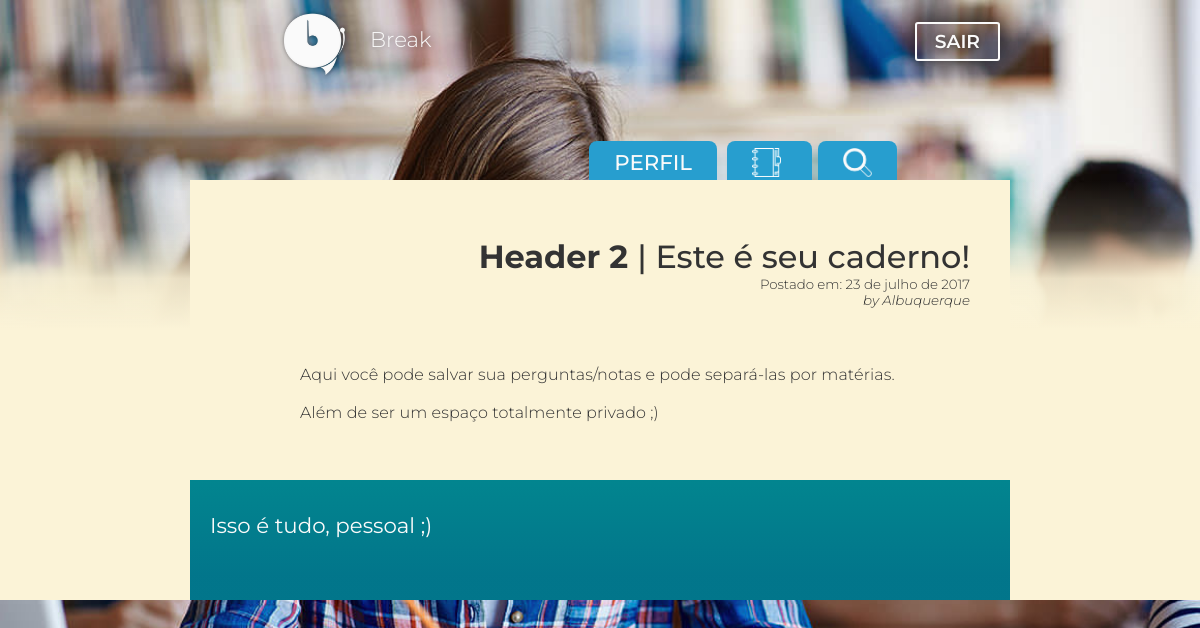
The app's page /notebook.php (signed in), older data.
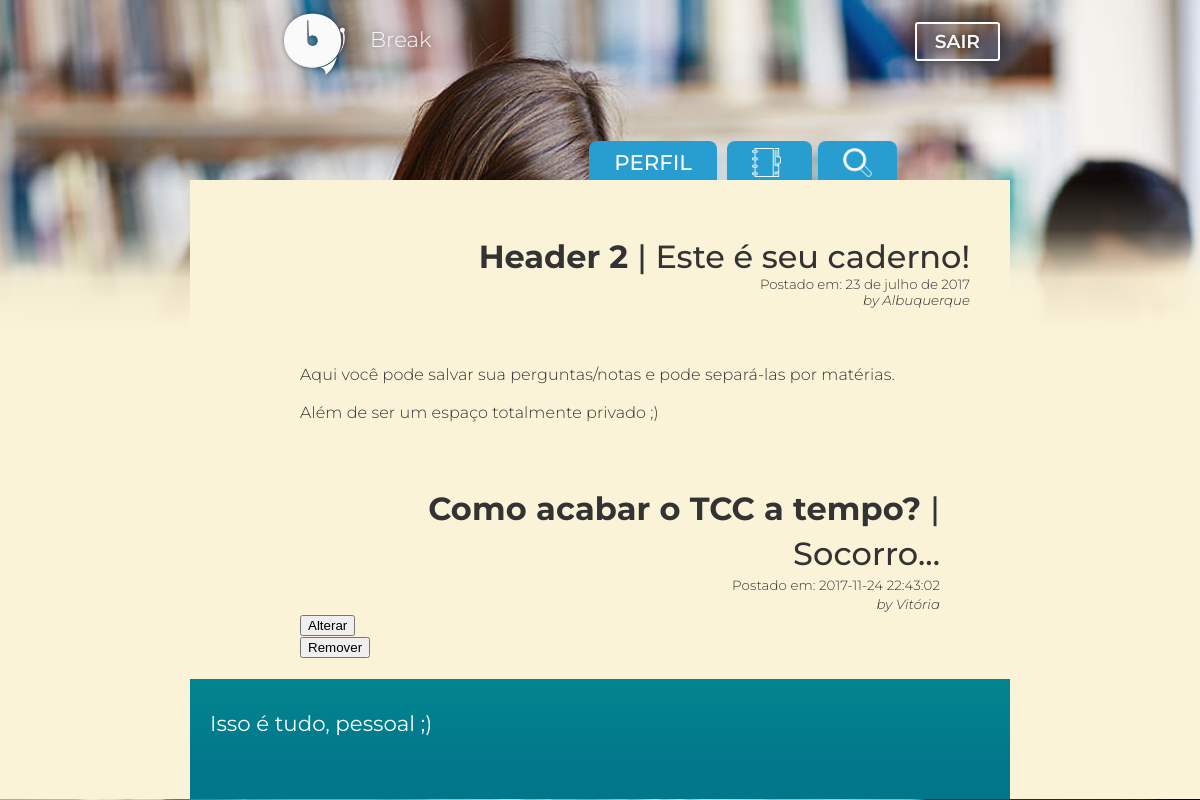
The same page, newer data.
### tables this page shows
CREATE TABLE `pergunta` (
  `idpergunta` int(11) NOT NULL,
  `prg_titulo` varchar(50) NOT NULL,
  `prg_descricao` text,
  `prg_respondida` tinyint(1) NOT NULL DEFAULT '0',
  `prg_registro` datetime NOT NULL DEFAULT CURRENT_TIMESTAMP,
  `fk_disciplina` int(11) NOT NULL,
  `fk_usuario` int(11) NOT NULL
);

CREATE TABLE `usuario` (
  `idusuario` int(11) NOT NULL,
  `nome_user` varchar(45) NOT NULL,
  `sobrenome_user` varchar(45) NOT NULL,
  `email` varchar(45) DEFAULT NULL,
  `login` varchar(45) DEFAULT NULL,
  `senha` varchar(45) DEFAULT NULL,
  `sexo` char(1) DEFAULT NULL,
  `dataNasc` date DEFAULT NULL,
  `escolaridade` text,
  `instituicao` varchar(200) DEFAULT NULL,
  `fk_tipo_user` int(11) NOT NULL
);

### dao-pergunta.php (called while the page is built, shortened)
<?php
function listaPerguntaWhereUsuario($conexao, $id)
{
    $perguntas = array();
    $resultado = mysqli_query($conexao, "SELECT p.*, d.disc_nome, u.nome_user
                                        FROM disciplina AS d
                                        JOIN pergunta AS p ON p.fk_disciplina = d.iddisciplina
                                        JOIN usuario AS u ON u.idusuario = p.fk_usuario
                                        WHERE idusuario = {$id}
                                        ORDER BY (p.prg_registro) desc;");
    while ($pergunta = mysqli_fetch_assoc($resultado))
    {
        array_push($perguntas, $pergunta);
    }
    return $perguntas;
}

### conteudo-notebook.php (the view, shortened to what this page needs)
<?php
require 'dao-pergunta.php';
$id = $_SESSION['id_usuario'];
$perguntas = listaPerguntaWhereUsuario($conexao, $id);
?>
<div id="text_content">
  <?php
  foreach ($perguntas as $pergunta) :
  ?>
        <h2><strong><?= $pergunta['prg_titulo']?> </strong>| <?=$pergunta['prg_descricao']?></h2>
        <p class="header_space2">Postado em: <time><?=$pergunta['prg_registro']?></time></p>
        <p class="header_space2"><i>by <?=$pergunta['nome_user']?></i></p>
        <form action="altera-pergunta.php?id=<?=$pergunta['idpergunta']?>" method="post">
          <button>Alterar</button>
        </form>
        <form action="exclui-pergunta.php" method="post">
          <button>Remover</button>
        </form>
  <?php
   endforeach
  ?>

### header.php (shortened to what this page needs)
<!DOCTYPE HTML>
<html>
<head>

### notebook.php (shortened to what this page needs)
<?php
	include	'header.php';
?>
<link rel="stylesheet" type="text/css" href="css/feed.css">
</head>
<body onload="loading()">
	<?php
		include 'essencials/top.php';
	?>
	<div class="main">
	<?php include 'tabs.php'; ?>
		<div id="grad">
			<div id="header">
				<div id="header_space2">
					<h2><strong>Header 2 </strong>| Este é seu caderno!</h2>
					<p class="header_space2">Postado em: <time>23 de julho de 2017</time></p>
					<p class="header_space2"><i>by Albuquerque</i></p>
				</div>
			</div>
		</div>
		<div class="back_main">
			<div id="content">
				<div id="text_content">
					<p> Aqui você pode salvar sua perguntas/notas e pode separá-las por matérias.<p/>
					<p>Além de ser um espaço totalmente privado ;)</p>
				</div>
				<div class="">
					<?php  require "conteudo-notebook.php"; ?>
				</div>
			</div>
		</div>
	</div>
	<div class="back_rodape">
		<div id="rodape">
			<h3>  Isso é tudo, pessoal ;) </h3>
		</div>
	</div>
</body>
</html>

### essencials/top.php (shortened to what this page needs)
<div class="top">
		<a href="index.php" title="feed">
			<div class="header-left">
				<img src="img/break_logo_white_shadow.png" alt="break-logo" id="header-logo">
				<h2 id="title-header">Break</h2>
			</div>
		</a>
		<a id="sair" href="logout.php">SAIR</a>
	</div>

### tabs.php (shortened to what this page needs)
<div id="tabs">
  <a href="perfil.php" id="tab" title="Seu perfil">PERFIL</a>
  <a href="notebook.php" id="tab" title="Seu caderno"> <img id="icon" src="img/notes.png" alt=""> </a>
  <a href="#" onclick="barraBusca()" id="tab" title="Buscar"> <img id="icon" src="img/seach.png" alt=""> </a>
  <div id="tab" style="border-radius: 20px 0px 0px 0px;">
    <button id="busca" type="submit">
    </button>
    <a title="Filtre melhor.." href="">
    </a>
  </div>
</div>

### css/feed.css (style rules this page uses)
body { font-family: 'Montserrat', sans-serif; margin: 0px; background: url("../img/cover_girl .jpg") no-repeat bottom center; background-color: #0e0e0e; background-size: 100%; background-position: top center; }
.top { min-width: 100px; max-width: 800px; margin: 20px auto auto; padding: 10px; text-align: right; position: relative; }
#sair { padding: 6px 18px; box-shadow: 0px 0px 30px #0e0e0e; border-color: #fafafa; border-radius: 3px; border-width: 2px; border-style: solid; color: #fafafa; font-size: 14pt; font-weight: 600; text-shadow: 0px 0px 10px #0e0e0e; text-decoration: none; }
#icon { max-width: 29px; max-height: 29px; position: relative; top: 7px; }
#busca { padding: 9.8px 14px 7.5px 30px; cursor: pointer; font-size: 12pt; font-weight: 500; color: #fafafa; text-decoration: none; text-transform: uppercase; font-family: 'Montserrat', sans-serif; background-color: #279ecf; border-radius: 8px; border-width: 0px; margin: 0px 3px 0px -25px; position: relative; top: 2px; transition: background-color 0.5s; }
.main { margin: auto; margin-top: 20px; margin-bottom: 0px; font-family: 'Montserrat', sans-serif; }
.back_main { background-color: #fbf3d7; position: relative; margin: 0px; position: relative; z-index: 2; padding: 0px; }
#grad { background: linear-gradient(180deg, rgba(251,0,0,0), rgba(251,243,215,0.2), rgba(251,243,215,0.9), rgba(251,243,215, 1)); margin: auto; }
#tabs { margin: auto; min-height: 30px; min-width: 100px; max-width: 600px; position: relative; z-index: 1; text-align: right; top: 58px; }
#tab { font-size: 16pt; color: #fafafa; text-decoration: none; line-height: 40px; font-family: 'Montserrat', sans-serif; font-weight: 500; background-color: #279ecf; border-radius: 8px 8px 0px 0px; margin: 0px 3px; padding: 8px 25px 7px 25px; transition: background-color 0.5s; transition: box-shadow 0.5s; }
#content { background-color: #fbf3d7; min-width: 100px; min-height: 100px; max-width: 800px; margin: auto; padding: 10px; }
h2 { margin-right: 10px; margin-bottom: 0px; font-weight: 500; font-size: 24pt; color: #333333; text-align: right; padding-left: 20px; }
#title-header { position: relative; top: -10px; left: 0px; float: left; padding-top: 10px; font-weight: 300; text-shadow: 0px 0px 10px rgba(0,0,0,0.6); font-size: 16pt; color: #fafafa; }
h3 { margin-left: 10px; font-weight: 400; font-size: 16pt; color: #fafafa; text-align: left; }
p { color: #333; text-align: justify; font-weight: 300; }
#header { background-color: #fbf3d7; min-height: 100px; min-width: 100px; max-width: 800px; margin: auto; padding: 10px; position: relative; z-index: 2; }
#header_space2 { margin-top: 10px; padding: 10px; margin-right: 10px; }
.header_space2 { text-align: right; margin: 0px; font-size: 10pt; padding: 0px 10px 0px 0px; }
.header-left { margin-top: -30px; margin-left: 80px; float: left; padding-top: 8px; }
#header-logo { max-width: 70px; max-height: 70px; float: left; padding-top: 2px; }
#text_content { padding: 10px 50px 10px 50px; letter-spacing: 0.1px; line-height: 1.4; text-indent: 50px; }
.back_rodape { background-color: #fbf3d7; margin: 0px; margin-bottom: 0px; }
#rodape { background-image: linear-gradient(-180deg, transparent 0%, rgba(1,89,131,0.35) 80%); background-color: #02858F; margin: auto; margin-bottom: 0px; padding: 10px; min-width: 100px; min-height: 100px; max-width: 800px; }

Row changes from the older to the newer data that the page shows:
added pergunta: prg_titulo "Como acabar o TCC a tempo?", prg_descricao "Socorro...", prg_registro "2017-11-24 22:43:02", fk_usuario.nome_user "Vitória"
